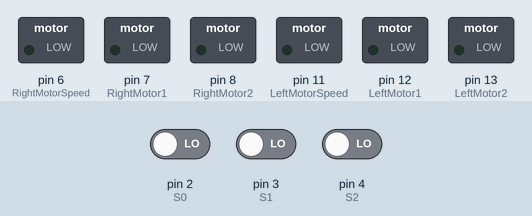
Simulated run of this sketch. Board: Arduino Uno, built with avr-gcc and run on an emulated ATmega328P. Shown: switched loads named in the sketch (green lamp = pin HIGH). The inputs (shaded band) are chosen by the test bench; at power-on: pin 4 (S2) LOW, pin 2 (S0) LOW, pin 3 (S1) LOW.

Above: at 1.2 s.
1.3 s: pin 4 (S2) driven HIGH
At 2.5 s:
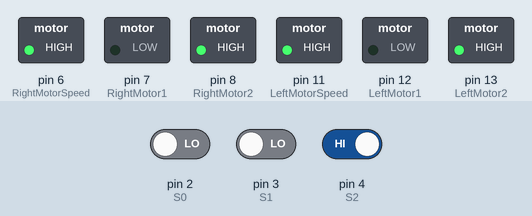
2.8 s: pin 2 (S0) driven HIGH
At 3.7 s:
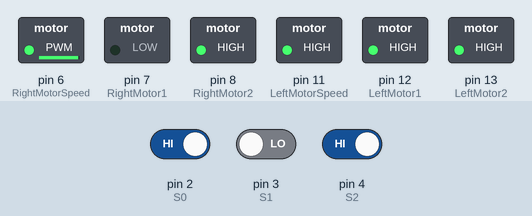
4.3 s: pin 3 (S1) driven HIGH
At 4.8 s:
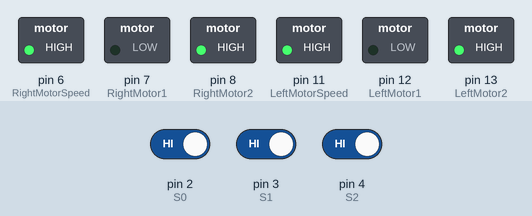
5.8 s: pin 2 (S0) driven LOW
At 7.0 s:
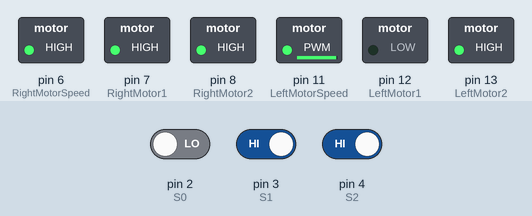
7.3 s: pin 3 (S1) driven LOW
At 8.3 s:
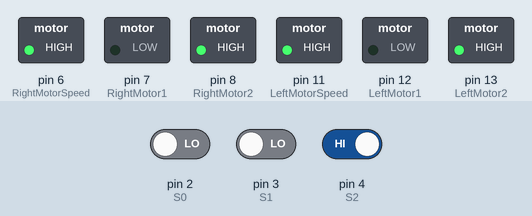
8.8 s: pin 2 (S0) driven HIGH
At 9.4 s:
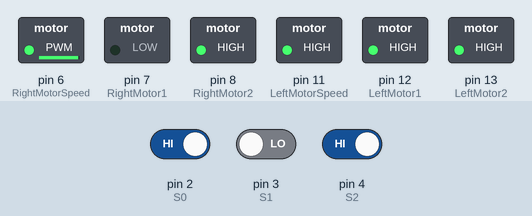
Timing chart, 0 to 11.3 s (numbered marks = the images above; inputs shaded):
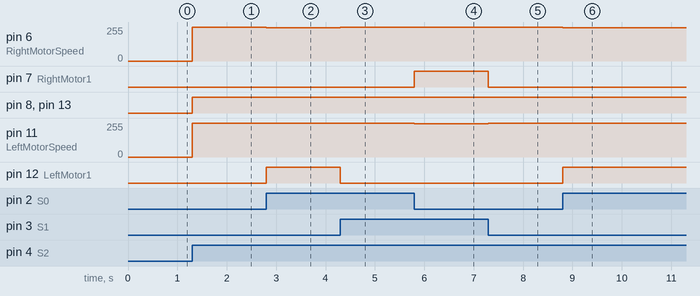

The sketch:

sketch_jan05a.ino
```cpp
int RightMotor1 = 7;
int RightMotor2 = 8;
int RightMotorSpeed = 6;

int LeftMotor1 = 12;
int LeftMotor2 = 13;
int LeftMotorSpeed = 11;

int S0 = 2, S1 = 3, S2 = 4; //IR sensors
int S0sensor, S1sensor, S2sensor;

void fwd();
void bckwd();
void turnright();
void turnleft();
void motorstop();

void setup() {
  // put your setup code here, to run once:
  Serial.begin(9600);
  pinMode(S0, INPUT);
  pinMode(S1, INPUT);
  pinMode(S2, INPUT);
  pinMode(RightMotor1, OUTPUT);
  pinMode(RightMotor2, OUTPUT);
  pinMode(RightMotorSpeed, OUTPUT);
  pinMode(LeftMotor1, OUTPUT);
  pinMode(LeftMotor2, OUTPUT);
  pinMode(LeftMotorSpeed, OUTPUT);
}

void loop() {
  // put your main code here, to run repeatedly:
  S0sensor = digitalRead(2);
  S2sensor = digitalRead(3);
  S1sensor = digitalRead(4);
  //IR Commands
  if ((S0sensor == HIGH && S1sensor == HIGH && S2sensor == HIGH) || (S0sensor == LOW && S1sensor == HIGH && S2sensor == LOW))
  {
    fwd();
  }
  else if ((S0sensor == LOW) && (S1sensor == HIGH) && (S2sensor == HIGH))
  {
    turnright();
  }
  else if ((S0sensor == HIGH) && (S1sensor == HIGH) && (S2sensor == LOW))
  {
    turnleft();
  }
  else if ((S0sensor == LOW) && (S1sensor == LOW) && (S2sensor == LOW))
  {
    motorstop();
  }
}
void fwd()
{
  //Motor moving forward
  digitalWrite(RightMotor1, LOW);
  digitalWrite(RightMotor2, HIGH);
  analogWrite(RightMotorSpeed, 255);
  digitalWrite(LeftMotor1, LOW);
  digitalWrite(LeftMotor2, HIGH);
  analogWrite(LeftMotorSpeed, 255);
}
void turnleft()
{
  //Right Motor on and Left Motor Off
  digitalWrite(RightMotor1, LOW);
  digitalWrite(RightMotor2, HIGH);
  analogWrite(RightMotorSpeed, 250);
  digitalWrite(LeftMotor1, HIGH);
  digitalWrite(LeftMotor2, HIGH);
}
void turnright()
{
  //Right Motor Of, Left Motor On
  digitalWrite(RightMotor1, HIGH);
  digitalWrite(RightMotor2, HIGH);
  digitalWrite(LeftMotor1, LOW);
  digitalWrite(LeftMotor2, HIGH);
  analogWrite(LeftMotorSpeed, 250);
}
void bckwd()
{
  digitalWrite(RightMotor1, LOW);
  digitalWrite(RightMotor2, HIGH);
  analogWrite(RightMotorSpeed, 255);
  digitalWrite(LeftMotor1, LOW);
  digitalWrite(LeftMotor2, HIGH);
  analogWrite(LeftMotorSpeed, 255);
}
void motorstop()
 {
  digitalWrite(RightMotor1, LOW);
  digitalWrite(RightMotor2, LOW);
  analogWrite(RightMotorSpeed, 0);
  digitalWrite(LeftMotor1, LOW);
  digitalWrite(LeftMotor2, LOW);
  analogWrite(LeftMotorSpeed, 0);
}
```

Measured:
- after the input at 1.3 s, pin 6 (RightMotorSpeed), pin 11 (LeftMotorSpeed): 0/255 → 255/255 at once; pin 8 (RightMotor2), pin 13 (LeftMotor2): LOW → HIGH at once
- after the input at 2.8 s, pin 6 (RightMotorSpeed): 255/255 → 250/255 at once; pin 12 (LeftMotor1): LOW → HIGH at once
- after the input at 4.3 s, pin 6 (RightMotorSpeed): 250/255 → 255/255 at once; pin 12 (LeftMotor1): HIGH → LOW at once
- after the input at 5.8 s, pin 7 (RightMotor1): LOW → HIGH at once; pin 11 (LeftMotorSpeed): 255/255 → 250/255 at once
- after the input at 7.3 s, pin 7 (RightMotor1): HIGH → LOW at once; pin 11 (LeftMotorSpeed): 250/255 → 255/255 at once
- after the input at 8.8 s, pin 6 (RightMotorSpeed): 255/255 → 250/255 at once; pin 12 (LeftMotor1): LOW → HIGH at once
